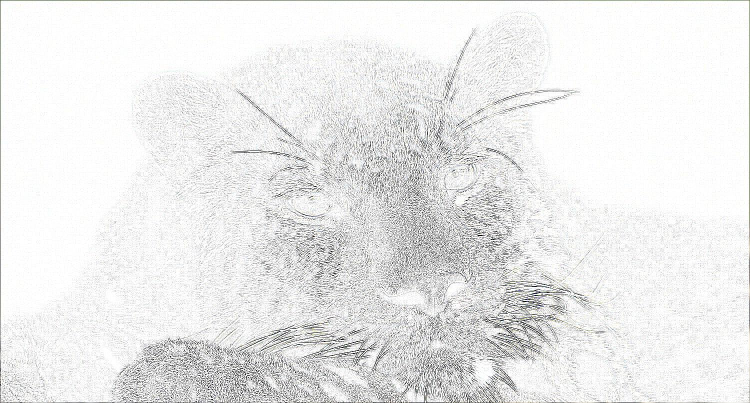
#> input picture images_laba/countoured_1.jpg, 1500 x 806 px, given as the content of the folder C:/Users/AlexSash/Downloads/privet, which was not available (shown at 1/2 size)
$ python Zadanie1.py
#> lines starting #> are read from the running program, lines starting #| are printed output that depends on the picture
#Модифицируйте программу из практики 7.3 (7 лабораторная работа ) или создайте заново: обработать любой операцией все картинки в заданной папке,
# используя для обхода файлов в папке модуль os (или Pathlib). При этом каталог для итоговых (обработанных) изображений должен тоже создаваться с
# помощью модуля os или Pathlib.
from PIL import Image, ImageFilter
import os

input_folder = 'C:/Users/AlexSash/Downloads/privet'
output_folder = 'images_laba'
os.makedirs(output_folder, exist_ok=True)
filter = ImageFilter.CONTOUR
for filename in os.listdir(input_folder):
    if filename.endswith('.jpg') or filename.endswith('.jpeg') or filename.endswith(
            '.png'):
        input_file = os.path.join(input_folder, filename)
        output_file = os.path.join(output_folder, f'countoured_{filename}')

        with Image.open(input_file) as img:
#> img is the input picture: PIL image 1500x806 RGB; mean R, G, B 234.6, 234.6, 234.3
            processed_img = img.filter(filter)
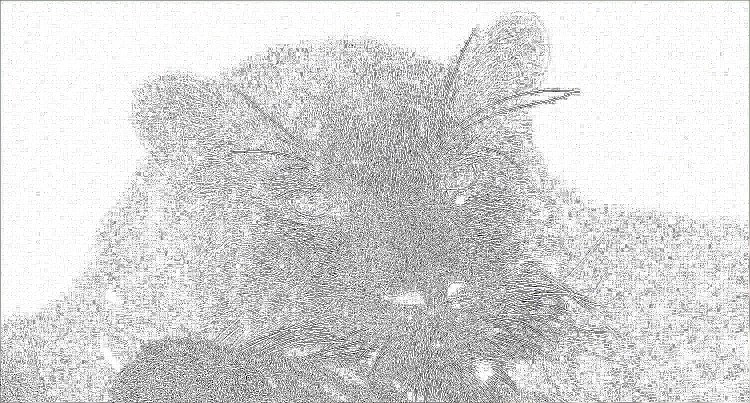
#> processed_img: PIL image 1500x806 RGB (shown at 1/2 size); mean R, G, B 214.5, 214.5, 214.5
            processed_img.save(output_file)

print("Изображения сохранены в папке images_laba.")

$ run again, on images_laba/countoured_5.jpg
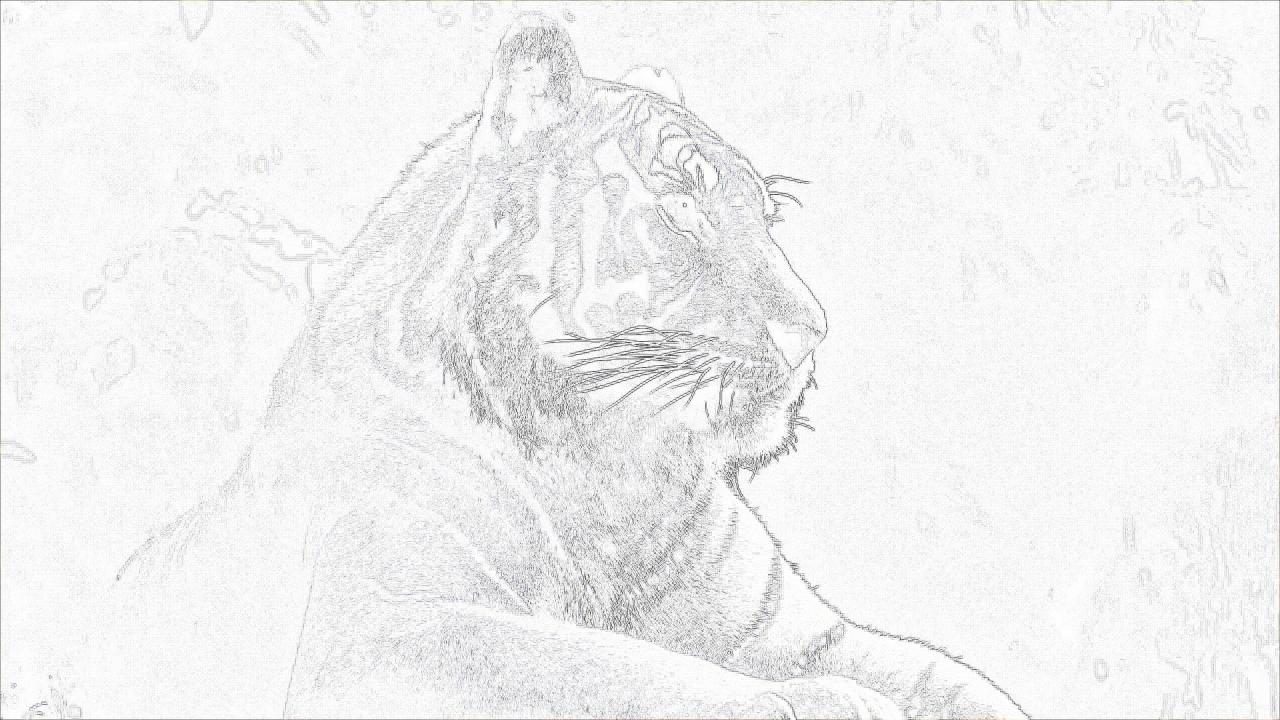
#> input picture images_laba/countoured_5.jpg, 3840 x 2160 px, given as the content of the folder C:/Users/AlexSash/Downloads/privet, which was not available (shown at 1/3 size)
#> img is the input picture: PIL image 3840x2160 RGB; mean R, G, B 240.9, 240.9, 241.2
#> `processed_img = img.filter(filter)`:
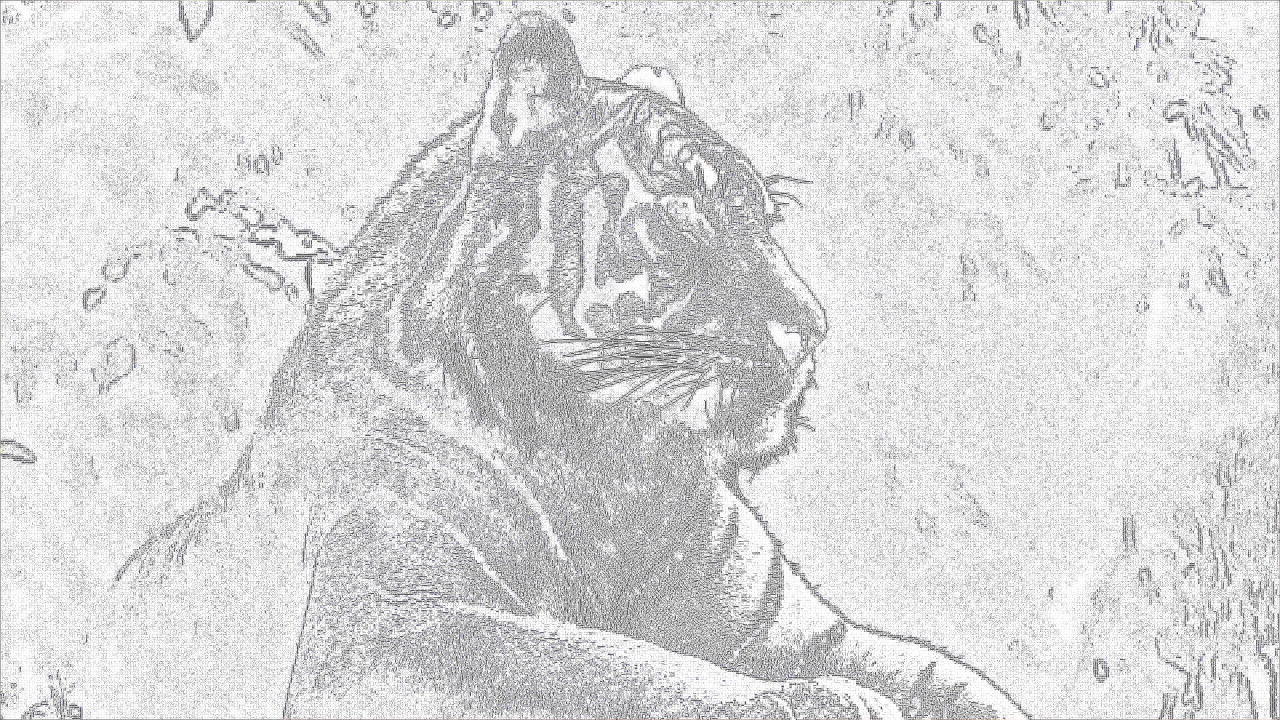
#> processed_img: PIL image 3840x2160 RGB (shown at 1/3 size); mean R, G, B 216.8, 216.8, 217.3

$ run again, on images_laba/countoured_privet.png
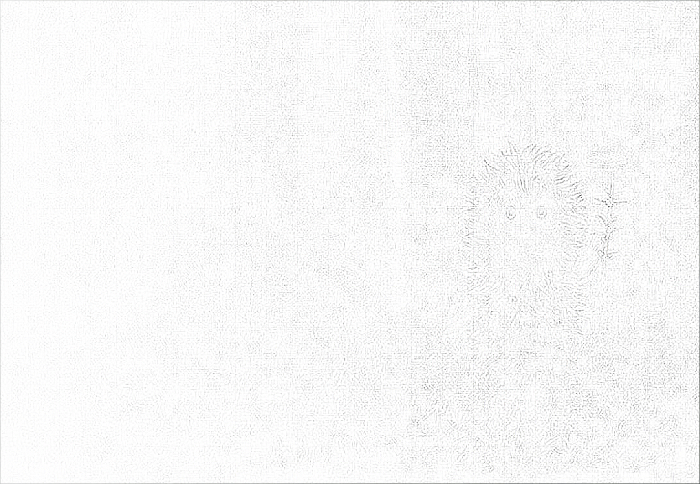
#> input picture images_laba/countoured_privet.png, 1400 x 968 px, given as the content of the folder C:/Users/AlexSash/Downloads/privet, which was not available (shown at 1/2 size)
#> img is the input picture: PIL image 1400x968 RGBA; mean R, G, B, A 247, 247, 246.9, 255
#> `processed_img = img.filter(filter)`:
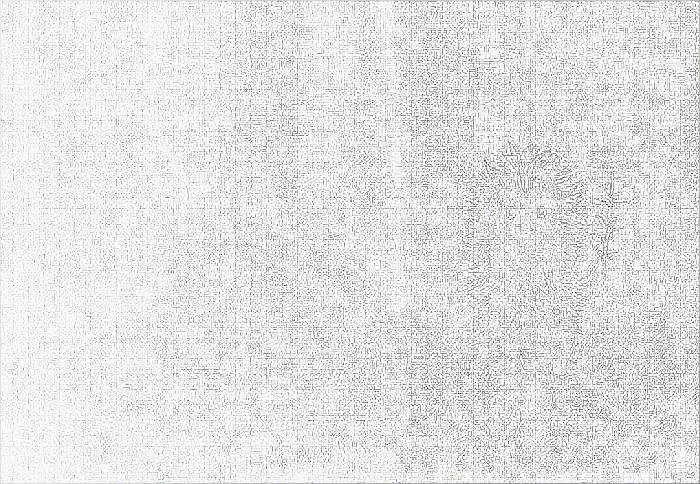
#> processed_img: PIL image 1400x968 RGBA (shown at 1/2 size); mean R, G, B, A 229.6, 229.7, 229.5, 255
